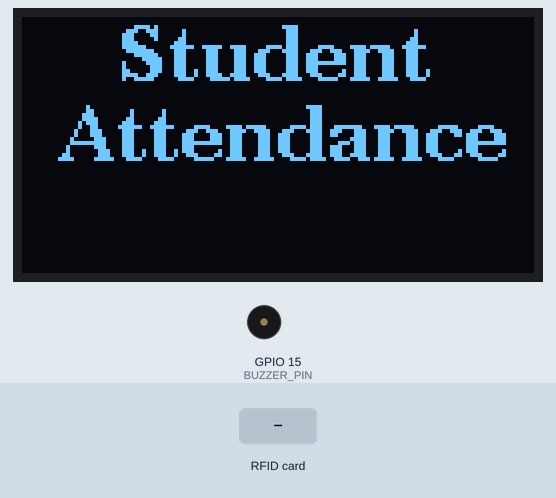
Recording of a sketch running on a simulated ESP8266 (NodeMCU). Parts: 128×64 one-colour display, buzzer (waves = sounding, pin HIGH). Inputs (shaded band) come from the test bench. WiFi joins after 1.5 s; servers stay silent unless stated; uploads are accepted with an empty reply.

Above: at 4.3 s.
4.4 s: RFID card 5E 7A 19 C4 held to the reader
At 5.7 s:
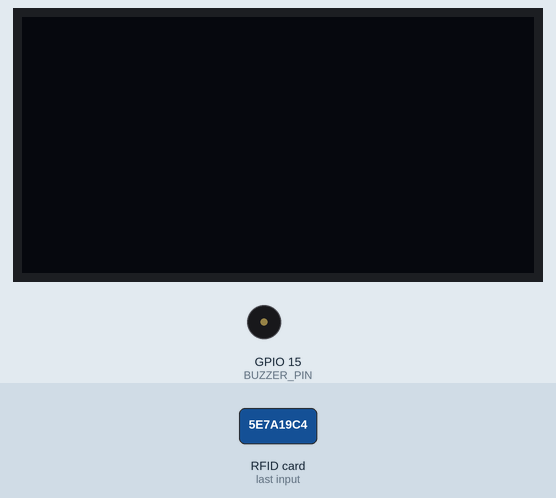
Timing chart, 0 to 7.4 s (numbered marks = the images above; inputs shaded):
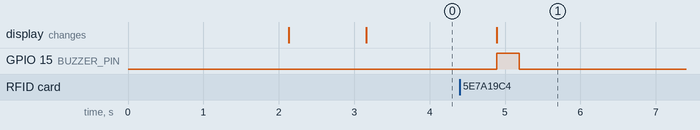

The sketch:

CodeIOT1.3inch.ino
```cpp
#include <Wire.h>
#include <U8g2lib.h>
#include <SPI.h>
#include <MFRC522.h>
#include <ESP8266WiFi.h>
#include <ESP8266HTTPClient.h>
#include <WiFiClient.h>
#include <ArduinoJson.h>

#define OLED_ADDRESS 0x3C
#define RST_PIN 0
#define SS_PIN 2
#define BUZZER_PIN 15

U8G2_SSD1306_128X64_NONAME_F_HW_I2C u8g2(U8G2_R0, /* reset=*/ U8X8_PIN_NONE);
MFRC522 mfrc522(SS_PIN, RST_PIN);

char ssid[] = "LINH HOMIE F3 A";
char password[] = "LINHHOMIEcamon";
int COUNT_TIME = 0;

void setup() {
  Serial.begin(115200);
  Wire.begin();
  SPI.begin();
  mfrc522.PCD_Init();
  WiFi.begin(ssid, password);

  u8g2.begin();

  u8g2.clearBuffer();
  u8g2.setFont(u8g2_font_ncenB08_tr);
  u8g2.setCursor(0, 0);
  u8g2.print("Connecting to WiFi...");
  u8g2.sendBuffer();

  while (WiFi.status() != WL_CONNECTED) {
    delay(1000);
  }

  u8g2.clearBuffer();
  u8g2.print("Connected to WiFi!");
  u8g2.sendBuffer();

  delay(1000);

  displayMainScreen();

  pinMode(BUZZER_PIN, OUTPUT);
  digitalWrite(BUZZER_PIN, LOW);
}

void loop() {
  postMarkAbsent();

  if (COUNT_TIME == 50) {
    displayMainScreen();
    COUNT_TIME = 0;
  }

  if (!mfrc522.PICC_IsNewCardPresent() || !mfrc522.PICC_ReadCardSerial()) {
    COUNT_TIME++;
    delay(100);
    return;
  } else COUNT_TIME = 0;

  String tagID = "";
  for (byte i = 0; i < mfrc522.uid.size; i++) {
    tagID.concat(String(mfrc522.uid.uidByte[i] < 0x10 ? "0" : ""));
    tagID.concat(String(mfrc522.uid.uidByte[i], HEX));
  }
  tagID.toUpperCase();
  mfrc522.PICC_HaltA();

  postTakeAttendance(tagID);

  digitalWrite(BUZZER_PIN, HIGH);
  delay(300);
  digitalWrite(BUZZER_PIN, LOW);

  delay(1000);
}

void displayMainScreen() {
  u8g2.clearBuffer();
  u8g2.setFont(u8g2_font_ncenB14_tr);
  u8g2.setCursor(25, 16);
  u8g2.print("Student");
  u8g2.setCursor(10, 36);
  u8g2.print("Attendance");
  u8g2.sendBuffer();

}

void postMarkAbsent() {
  String url = "http://www.nqngoc.id.vn/post_MarkAbsent.php";
  WiFiClient client;
  HTTPClient http;
  http.begin(client, url);

  int httpResponseCode = http.POST("a");

  http.end();
}

void postNewStudent(String tagID) {
  String url = "http://www.nqngoc.id.vn/post_NewStudent.php";
  WiFiClient client;
  HTTPClient http;
  http.begin(client, url);

  http.addHeader("Content-Type", "application/x-www-form-urlencoded");

  String postData = "rfid=" + tagID;
  int httpResponseCode = http.POST(postData);

  http.end();
}

void postTakeAttendance(String tagID) {
  String url = "http://www.nqngoc.id.vn/post_TakeAttendance.php";
  WiFiClient client;
  HTTPClient http;
  String payload = "";

  http.begin(client, url);
  http.addHeader("Content-Type", "application/x-www-form-urlencoded");

  String postData = "rfid=" + tagID;
  int httpResponseCode = http.POST(postData);

  if (httpResponseCode == HTTP_CODE_OK) {
    payload = http.getString();
    http.end();
  }

  http.end();

  parseStudentInfo(tagID, payload);
}

void parseStudentInfo(String tagID, String studentInfo) {
  StaticJsonDocument<192> doc;

  DeserializationError error = deserializeJson(doc, studentInfo);

  if (doc.containsKey("error")) {
    const char* errorMsg = doc["error"];
    if (strcmp(errorMsg,"Student Not Found") == 0){
      postNewStudent(tagID);
      displayStudentInformation("New Student","");
    } else
    if (strcmp(errorMsg,"No Schedule") == 0){
      displayStudentInformation("No Schedule","");
    } else
    if (strcmp(errorMsg,"New Student") == 0){
      displayStudentInformation("New Student","");
    }
    return;
  }
  const char* name = doc["Name"];
  const char* studentCode = doc["Student_Code"];

  displayStudentInformation(name, studentCode);

}

void displayStudentInformation(String name, String studentCode) {
  u8g2.clearBuffer();
  u8g2.setFont(u8g2_font_ncenB08_tr);

  u8g2.setCursor(5, 10);
  u8g2.print(name);
  u8g2.setCursor(5, 25);
  u8g2.print(studentCode);

  u8g2.sendBuffer();
}
```

Measured:
- after the input at 4.4 s, GPIO 15 (BUZZER_PIN): LOW → HIGH after 0.49 s, → LOW 0.30 s later; the display: changes after 0.49 s (image 1)
